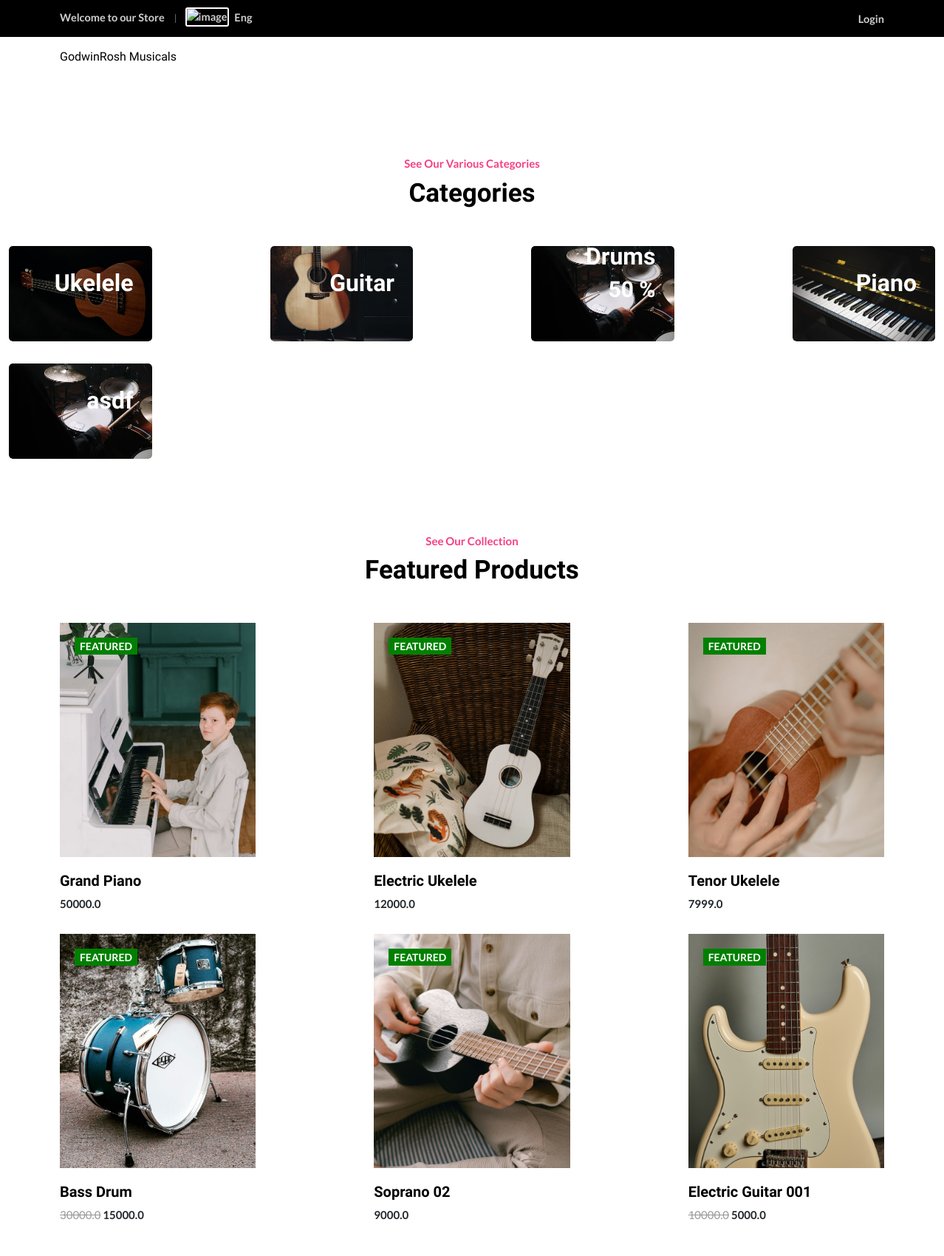
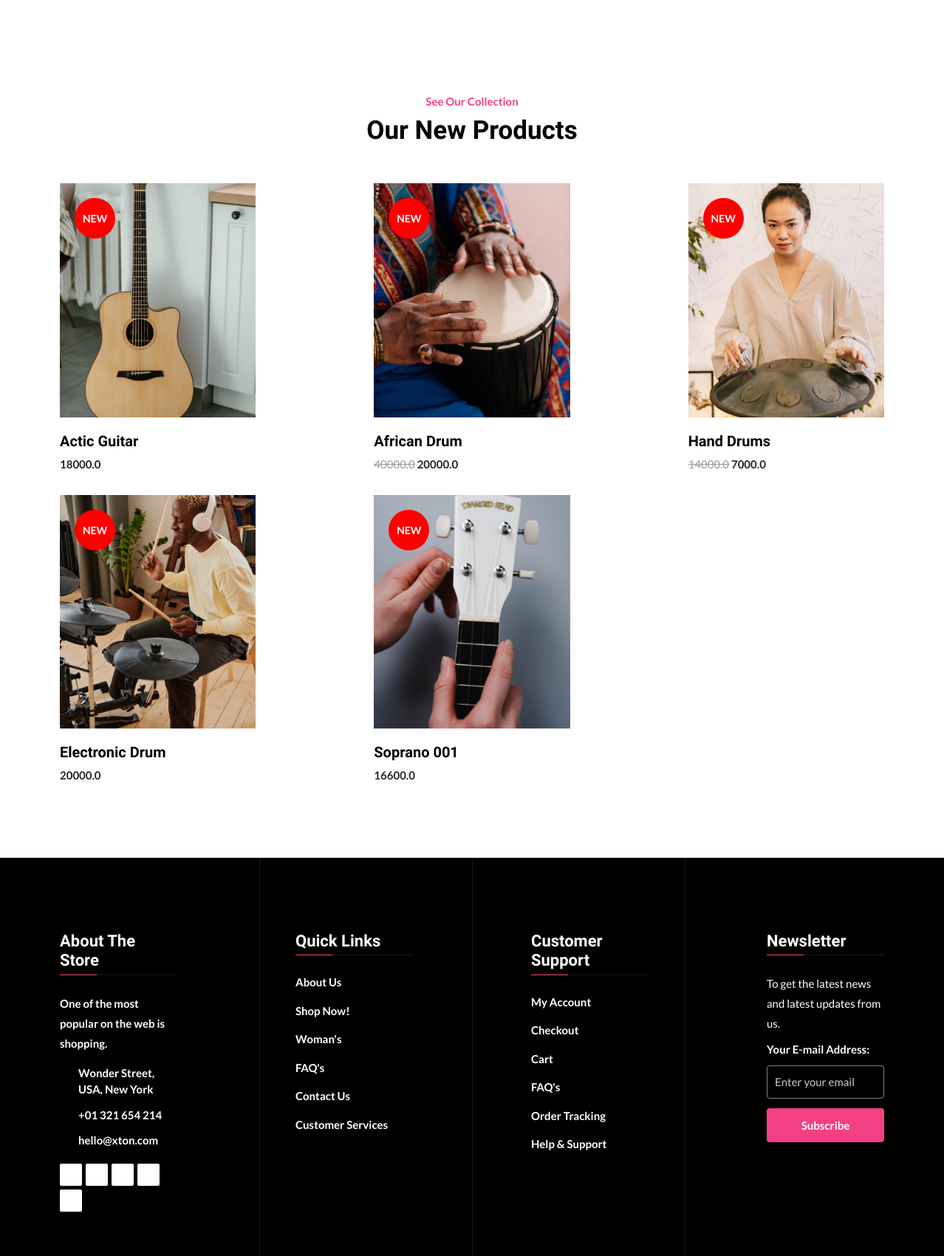
The page /homeee/ (upper part) on the database its author committed (2 pictures, top to bottom).
### category/models.py (models this page shows, shortened)
class Category(models.Model):
    category_name = models.CharField(max_length=50, default='default')
    slug          = models.SlugField(max_length=50,default='default')
    description   = models.TextField(max_length=255, blank=True,default='default')
    cat_image     = models.ImageField(upload_to ='photos/categories', blank=True)
    discount_amnt    = models.FloatField(null=True, blank=False)
    class Meta:
        verbose_name ='category'
        verbose_name_plural = 'categories'

class CategoryOffer(models.Model):
    discount_amnt   = models.IntegerField(default=0)
    is_expired      = models.BooleanField(default=True)
    category        = models.OneToOneField(Category,related_name='cat_offer',on_delete=models.CASCADE)

class Product(models.Model):
    category          = models.ForeignKey(Category, on_delete=models.CASCADE)
    filter_pricee     = models.ForeignKey(PriceFilter, on_delete=models.CASCADE)
    slug              = models.CharField(max_length=150, null=True, blank=False)
    product_name      = models.CharField(max_length=150, null=True, blank=False)
    product_image     = models.ImageField(upload_to='photos/products', null=True, blank=False)
    product_image_1   = models.ImageField(upload_to='photos/products', null=True, blank=False)
    product_image_2   = models.ImageField(upload_to='photos/products', null=True, blank=False)
    description       = models.CharField(max_length=400, null=True, blank=False)
    quantity          = models.IntegerField(null=True, blank=False)
    orignal_price     = models.FloatField(null=True, blank=False)
    selling_price     = models.FloatField(null=True, blank=False)
    discount_price    = models.FloatField(null=True, blank=False)
    status            = models.BooleanField(default=False, help_text="0-default, 1=Hidden")
    trending          = models.BooleanField(default=False, help_text="0-default, 1=Trending")
    tag               = models.CharField(max_length=150, null=True, blank=False)
    is_featured       = models.BooleanField(default=False)
    filter_pricee     = models.ForeignKey(PriceFilter, on_delete=models.CASCADE, null=True)

### accounts/views.py (the view)
# urls.py: path('homeee/', views.home, name="home"),
@cache_control(no_cache =True, must_revalidate =True, no_store =True)
def home(request):
        category = Category.objects.all()
        cat_off = CategoryOffer.objects.all()
        product = Product.objects.filter( tag = 'Featured').order_by('-id')
        new = Product.objects.filter(tag='New').order_by('-id')
        context = {
            'category':category,
            'product':product,
            'new': new,
            'cat_off':cat_off
            }
        return render(request, "home.html", context)

### templates/home.html (shortened to what this page needs)
{% extends 'base.html' %}
{% load static %}
{% block content %}
<section class="categories-banner-area pt-100 pb-70">
    <div class="container-fluid">
        <div class="section-title">
            <span class="sub-title">See Our Various Categories</span>
            <h2>Categories</h2>
        </div>
        <div class="row">
            {% for cat in category %}
            <div class="col-lg-3 col-md-3 col-sm-6">
                <div class="single-categories-box">
                    <img src='{{ cat.cat_image.url }} ' alt="image">
                    <div class="content text-white h2">
                        <span>{{cat.category_name}}</span>
                        {% if cat.cat_offer %}
                            <h3>{{ cat.cat_offer.discount_amnt }} %</h3>
                        {% endif %}
                    </div>
                </div>
            </div>
            {% endfor %}
        </div>
    </div>
</section>
<section class="products-area pb-70">
    <div class="container">
        <div class="section-title">
            <span class="sub-title">See Our Collection</span>
            <h2>Featured Products</h2>
        </div>
        <div class="row">
            {% for pdt in product %}
            <div class="col-lg-4 col-md-6 col-sm-6">
                <div class="single-products-box">
                    <div class="products-image">
                        <a href="products-type-1.html">
                            <img src="{{ pdt.product_image.url }}" class="main-image" alt="image">
                        </a>
                        <div class="new-tag">{{ pdt.tag }}</div>
                    </div>
                    <div class="products-content">
                        <h3><a href="products-type-1.html">{{ pdt.product_name }}</a></h3>
                        <div class="price">
                            {% if not pdt.discount_price < 1 %}
                                <span class="old-price">{{ pdt.orignal_price }}</span>
                                <span class="new-price">{{ pdt.discount_price }}</span>
                            {% else %}
                                <span class="new-price">{{ pdt.orignal_price }}</span>
                            {% endif %}
                        </div>
                        <div class="star-rating">
                            <i class='bx bxs-star'></i>
                            <i class='bx bxs-star'></i>
                            <i class='bx bxs-star'></i>
                            <i class='bx bxs-star'></i>
                            <i class='bx bxs-star'></i>
                        </div>
                    </div>
                </div>
            </div>
            {% endfor %}
        </div>
    </div>
</section>
<section class="facility-area pb-70">
</section>
<section class="products-area pb-70">
    <div class="container">
        <div class="section-title">
            <span class="sub-title">See Our Collection</span>
            <h2>Our New Products</h2>
        </div>
        <div class="row">
            {% for newpdt in new %}
            <div class="col-lg-4 col-md-6 col-sm-6">
                <div class="single-products-box">
                    <div class="products-image">
                        <a href="products-type-1.html">
                            <img src="{{ newpdt.product_image.url }}" class="main-image" alt="image">
                        </a>
                        <div class="products-button">
                            <ul>
                            </ul>
                        </div>
                        <div class="sale-tag">{{ newpdt.tag}}</div>
                    </div>
                    <div class="products-content">
                        <h3><a href="products-type-1.html">{{ newpdt.product_name}}</a></h3>
                        <div class="price">
                            {% if  newpdt.discount_price > 1 %}
                                <span class="old-price">{{ newpdt.orignal_price }}</span>
                                <span class="new-price">{{ newpdt.discount_price }}</span>
                            {% else %}
                                <span class="new-price">{{ newpdt.orignal_price }}</span>
                            {% endif %}
                        </div>
                        <div class="star-rating">
                            <i class='bx bxs-star'></i>
                            <i class='bx bxs-star'></i>
                            <i class='bx bxs-star'></i>
                            <i class='bx bxs-star'></i>
                            <i class='bx bxs-star'></i>
                        </div>
                    </div>
                </div>
            </div>
            {% endfor %}
        </div>
    </div>
</section>
{% endblock %}

### rows shown on the page
Category: cat_image (picture), category_name "Ukelele"
Category: cat_image (picture), category_name "Guitar"
Category: cat_image (picture), category_name "Drums", cat_offer.discount_amnt "50"
Category: cat_image (picture), category_name "Piano"
Category: cat_image (picture), category_name "asdf"
Product: product_image (picture), tag "FEATURED", product_name "Grand Piano", orignal_price "50000.0"
Product: product_image (picture), tag "FEATURED", product_name "Electric Ukelele", orignal_price "12000.0"
Product: product_image (picture), tag "FEATURED", product_name "Tenor Ukelele", orignal_price "7999.0"
Product: product_image (picture), tag "FEATURED", product_name "Bass Drum", orignal_price "30000.0", discount_price "15000.0"
Product: product_image (picture), tag "FEATURED", product_name "Soprano 02", orignal_price "9000.0"
Product: product_image (picture), tag "FEATURED", product_name "Electric Guitar 001", orignal_price "10000.0", discount_price "5000.0"
Product: product_image (picture), tag "NEW", product_name "Actic Guitar", orignal_price "18000.0"
Product: product_image (picture), tag "NEW", product_name "African Drum", orignal_price "40000.0", discount_price "20000.0"
Product: product_image (picture), tag "NEW", product_name "Hand Drums", orignal_price "14000.0", discount_price "7000.0"
Product: product_image (picture), tag "NEW", product_name "Electronic Drum", orignal_price "20000.0"
Product: product_image (picture), tag "NEW", product_name "Soprano 001", orignal_price "16600.0"
